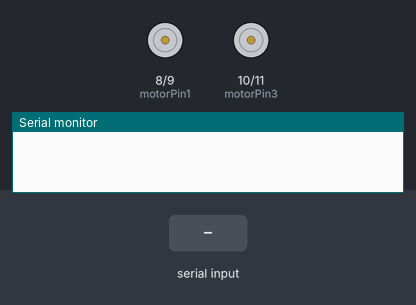
This sketch was run on a simulated Arduino Uno, built with avr-gcc and run on an emulated ATmega328P. On the bench: motor-driver pin pairs drawn as motors (green arrow = first pin HIGH = forward, orange = second pin HIGH = backward, longer = more drive), the last lines printed to the serial monitor. The inputs (shaded band) are chosen by the test bench.

Above: at 1.2 s.
1.3 s: "l" received over the second serial link
At 2.5 s:
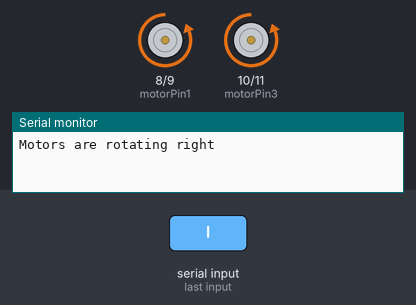
2.8 s: "r" received over the second serial link
At 3.8 s:
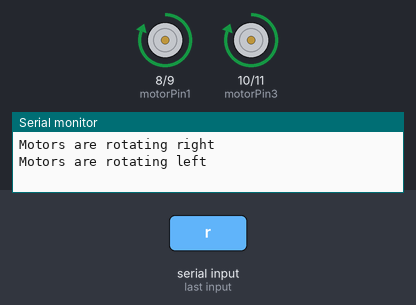
4.3 s: "u" received over the second serial link
At 4.9 s:
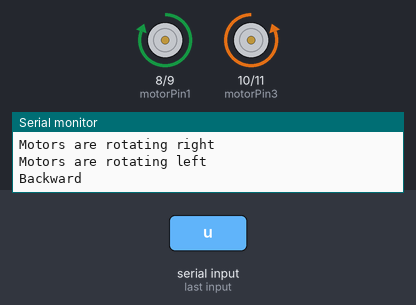
5.8 s: "d" received over the second serial link
At 7.2 s:
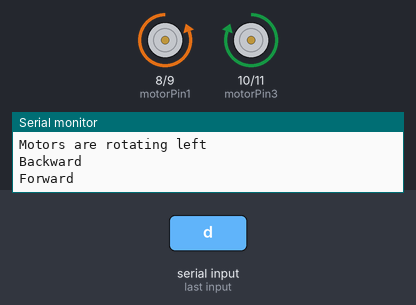
Timing chart, 0 to 8.3 s (numbered marks = the images above; inputs shaded):
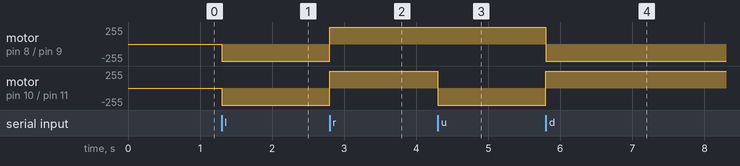

The sketch:

moter_driver___bluetooth_code.ino
```cpp
// Tutorial on Motor Control By Robo India
// Hardware used HC-05 and Motor Driver connected with motors

#include <SoftwareSerial.h>
SoftwareSerial BlueTooth(2,3);    // (TXD, RXD) of HC-06
char BT_input;                    // to store input character received via BT.
int motorPin1 = 8;                // pin 2 on L293D IC
int motorPin2 = 9;                // pin 7 on L293D IC
int motorPin3 = 10;               // pin 15 on L293D IC
int motorPin4 = 11;               // pin 10 on L293D IC

void setup()
{
  BlueTooth.begin(9600);
  Serial.begin(9600);
  pinMode(motorPin1, OUTPUT);
  pinMode(motorPin2, OUTPUT);
  pinMode(motorPin3, OUTPUT);
  pinMode(motorPin4, OUTPUT);
}

void loop()
{
  if (BlueTooth.available())
  {
   BT_input=BlueTooth.read();
    if (BT_input=='s')
    {
      digitalWrite(motorPin1, LOW);
      digitalWrite(motorPin2, LOW);
      digitalWrite(motorPin3, LOW);
      digitalWrite(motorPin4, LOW);
      Serial.println("Motors are Off");
    }
    else if (BT_input=='l')
    {
      digitalWrite(motorPin1, LOW);
      digitalWrite(motorPin2, HIGH);
      digitalWrite(motorPin3, LOW);
      digitalWrite(motorPin4, HIGH);
      Serial.println("Motors are rotating right");
    }
    else if (BT_input=='r')
    {
      digitalWrite(motorPin1, HIGH);
      digitalWrite(motorPin2, LOW);
      digitalWrite(motorPin3, HIGH);
      digitalWrite(motorPin4, LOW);
      Serial.println("Motors are rotating left");
    }
   else if (BT_input=='u')
    {
      digitalWrite(motorPin1, HIGH);
      digitalWrite(motorPin2, LOW);
      digitalWrite(motorPin3, LOW);
      digitalWrite(motorPin4, HIGH);
      Serial.println("Backward");
    }
    else if (BT_input=='d')
    {
      digitalWrite(motorPin1, LOW);
      digitalWrite(motorPin2, HIGH);
      digitalWrite(motorPin3, HIGH);
      digitalWrite(motorPin4, LOW);
      Serial.println("Forward");
    }
  }

}
```

Measured:
- after the input at 1.3 s, motor on pin 8 (motorPin1) / pin 9 (motorPin2), motor on pin 10 (motorPin3) / pin 11 (motorPin4): stopped → backward 255/255 at once
- after the input at 2.8 s, motor on pin 8 (motorPin1) / pin 9 (motorPin2), motor on pin 10 (motorPin3) / pin 11 (motorPin4): backward 255/255 → forward 255/255 at once
- after the input at 4.3 s, motor on pin 10 (motorPin3) / pin 11 (motorPin4): forward 255/255 → backward 255/255 at once
- after the input at 5.8 s, motor on pin 8 (motorPin1) / pin 9 (motorPin2): forward 255/255 → backward 255/255 at once; motor on pin 10 (motorPin3) / pin 11 (motorPin4): backward 255/255 → forward 255/255 at once
